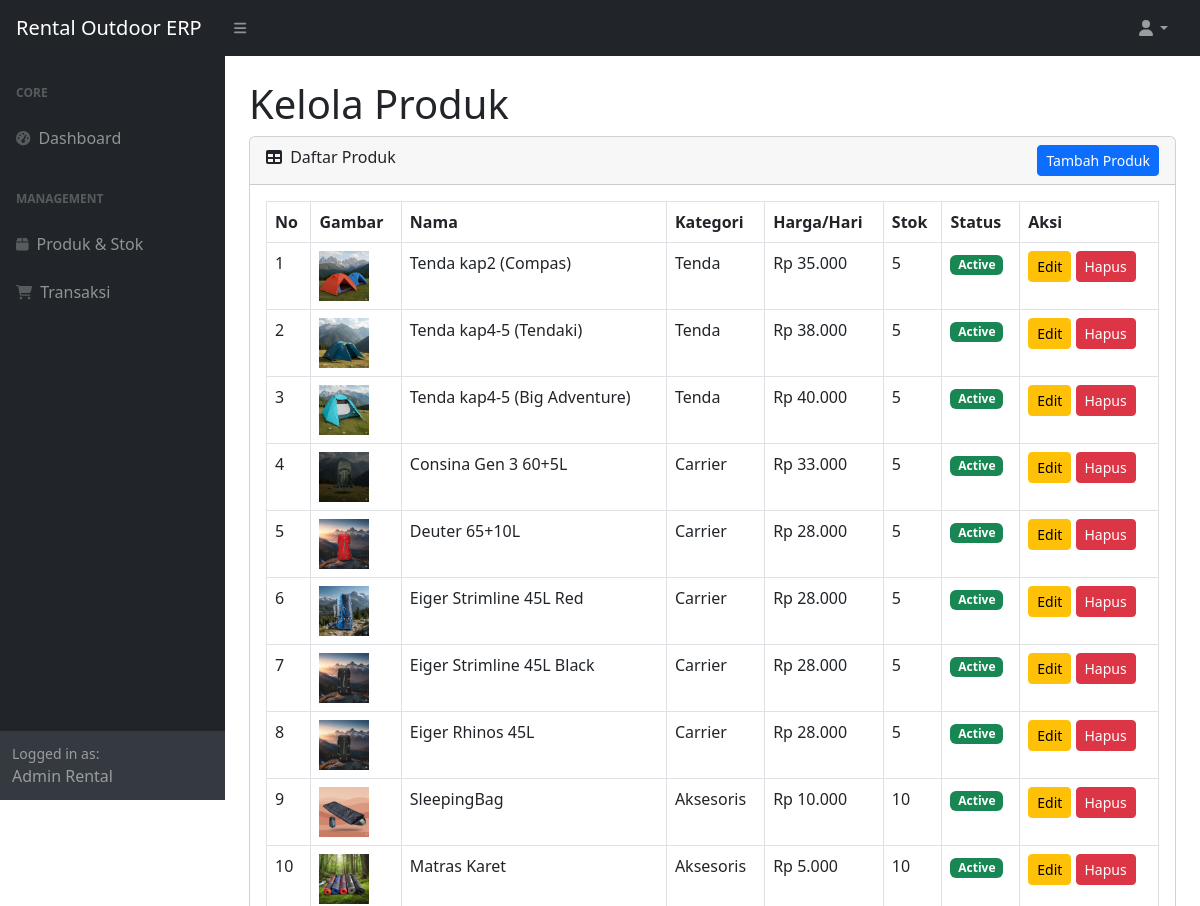
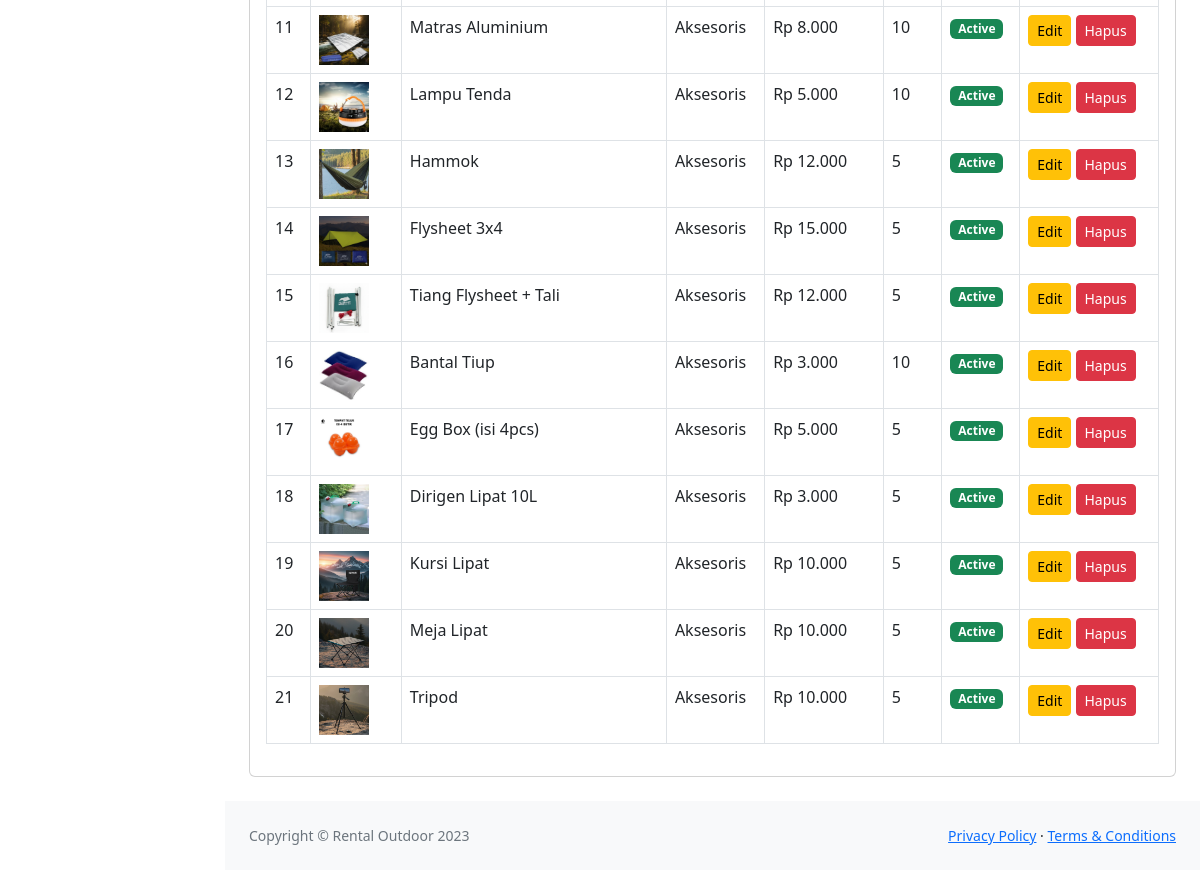
The page /erp/products.php (signed in) on the database its author committed (2 pictures, top to bottom).
### tables this page shows
CREATE TABLE IF NOT EXISTS products (
    id INT AUTO_INCREMENT PRIMARY KEY,
    category_id INT NOT NULL,
    name VARCHAR(100) NOT NULL,
    description TEXT,
    price_per_day DECIMAL(10, 2) NOT NULL,
    stock INT NOT NULL DEFAULT 0,
    image VARCHAR(255),
    status ENUM('active', 'inactive') DEFAULT 'active',
    created_at TIMESTAMP DEFAULT CURRENT_TIMESTAMP,
    updated_at TIMESTAMP DEFAULT CURRENT_TIMESTAMP ON UPDATE CURRENT_TIMESTAMP,
    FOREIGN KEY (category_id) REFERENCES categories(id) ON DELETE CASCADE
);

CREATE TABLE IF NOT EXISTS categories (
    id INT AUTO_INCREMENT PRIMARY KEY,
    name VARCHAR(100) NOT NULL,
    description TEXT
);

### public/erp/products.php (the view, shortened to what this page needs)
<?php
require_once '../../config/db.php';
$stmt = $pdo->query("SELECT p.*, c.name as category_name FROM products p JOIN categories c ON p.category_id = c.id ORDER BY p.id ASC");
$products = $stmt->fetchAll();
require_once '../../includes/admin_header.php';
?>
<h1 class="mt-4">Kelola Produk</h1>
<div class="card mb-4">
    <div class="card-header">
        <i class="fas fa-table me-1"></i>
        Daftar Produk
        <button class="btn btn-primary btn-sm float-end" data-bs-toggle="modal" data-bs-target="#addProductModal">Tambah Produk</button>
    </div>
    <div class="card-body">
        <table class="table table-bordered">
            <thead>
                <tr>
                    <th>No</th>
                    <th>Gambar</th>
                    <th>Nama</th>
                    <th>Kategori</th>
                    <th>Harga/Hari</th>
                    <th>Stok</th>
                    <th>Status</th>
                    <th>Aksi</th>
                </tr>
            </thead>
            <tbody>
                <?php $no = 1; foreach ($products as $p): ?>
                <tr>
                    <td><?php echo $no++; ?></td>
                    <td>
                        <?php if ($p['image']): ?>
                            <img src="/project-web-s5/web-rental-outdor/public/<?php echo $p['image']; ?>" alt="img" style="width: 50px; height: 50px; object-fit: cover;">
                        <?php else: ?>
                            <span class="text-muted">No Img</span>
                        <?php endif; ?>
                    </td>
                    <td><?php echo htmlspecialchars($p['name']); ?></td>
                    <td><?php echo htmlspecialchars($p['category_name']); ?></td>
                    <td>Rp <?php echo number_format($p['price_per_day'], 0, ',', '.'); ?></td>
                    <td><?php echo $p['stock']; ?></td>
                    <td>
                        <?php if ($p['status'] == 'active'): ?>
                            <span class="badge bg-success">Active</span>
                        <?php else: ?>
                            <span class="badge bg-secondary">Inactive</span>
                        <?php endif; ?>
                    </td>
                    <td>
                        <button class="btn btn-warning btn-sm btn-edit"
                            data-id="<?php echo $p['id']; ?>"
                            data-name="<?php echo htmlspecialchars($p['name']); ?>"
                            data-category="<?php echo $p['category_id']; ?>"
                            data-price="<?php echo $p['price_per_day']; ?>"
                            data-stock="<?php echo $p['stock']; ?>"
                            data-description="<?php echo htmlspecialchars($p['description']); ?>"
                            data-status="<?php echo $p['status']; ?>"
                            data-bs-toggle="modal"
                            data-bs-target="#editProductModal">
                            Edit
                        </button>
                        <a href="products.php?action=delete&id=<?php echo $p['id']; ?>" class="btn btn-danger btn-sm" onclick="return confirm('Yakin ingin menghapus produk ini?')">Hapus</a>
                    </td>
                </tr>
                <?php endforeach; ?>
            </tbody>
        </table>
    </div>
</div>
<?php
require_once '../../includes/admin_footer.php';
?>

### rows shown on the page
products: image (picture), name "Tenda kap2 (Compas)", category.name "Tenda", price_per_day "35.000", stock "5", status "Active"
products: image (picture), name "Tenda kap4-5 (Tendaki)", category.name "Tenda", price_per_day "38.000", stock "5", status "Active"
products: image (picture), name "Tenda kap4-5 (Big Adventure)", category.name "Tenda", price_per_day "40.000", stock "5", status "Active"
products: image (picture), name "Consina Gen 3 60+5L", category.name "Carrier", price_per_day "33.000", stock "5", status "Active"
products: image (picture), name "Deuter 65+10L", category.name "Carrier", price_per_day "28.000", stock "5", status "Active"
products: image (picture), name "Eiger Strimline 45L Red", category.name "Carrier", price_per_day "28.000", stock "5", status "Active"
products: image (picture), name "Eiger Strimline 45L Black", category.name "Carrier", price_per_day "28.000", stock "5", status "Active"
products: image (picture), name "Eiger Rhinos 45L", category.name "Carrier", price_per_day "28.000", stock "5", status "Active"
products: image (picture), name "SleepingBag", category.name "Aksesoris", price_per_day "10.000", stock "10", status "Active"
products: image (picture), name "Matras Karet", category.name "Aksesoris", price_per_day "5.000", stock "10", status "Active"
products: image (picture), name "Matras Aluminium", category.name "Aksesoris", price_per_day "8.000", stock "10", status "Active"
products: image (picture), name "Lampu Tenda", category.name "Aksesoris", price_per_day "5.000", stock "10", status "Active"
products: image (picture), name "Hammok", category.name "Aksesoris", price_per_day "12.000", stock "5", status "Active"
products: image (picture), name "Flysheet 3x4", category.name "Aksesoris", price_per_day "15.000", stock "5", status "Active"
products: image (picture), name "Tiang Flysheet + Tali", category.name "Aksesoris", price_per_day "12.000", stock "5", status "Active"
products: image (picture), name "Bantal Tiup", category.name "Aksesoris", price_per_day "3.000", stock "10", status "Active"
products: image (picture), name "Egg Box (isi 4pcs)", category.name "Aksesoris", price_per_day "5.000", stock "5", status "Active"
products: image (picture), name "Dirigen Lipat 10L", category.name "Aksesoris", price_per_day "3.000", stock "5", status "Active"
products: image (picture), name "Kursi Lipat", category.name "Aksesoris", price_per_day "10.000", stock "5", status "Active"
products: image (picture), name "Meja Lipat", category.name "Aksesoris", price_per_day "10.000", stock "5", status "Active"
products: image (picture), name "Tripod", category.name "Aksesoris", price_per_day "10.000", stock "5", status "Active"

### other values the page prints
current_user_name() "Admin Rental"
